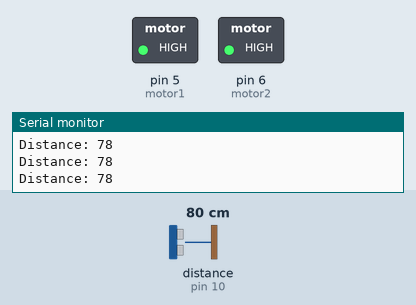
Bench run of a sketch on a simulated Arduino Uno, built with avr-gcc and run on an emulated ATmega328P. Shown: switched loads named in the sketch (green lamp = pin HIGH), the last lines printed to the serial monitor. Wiring (inferred from the names in the program): ultrasonic range finder: trigger pin 9; echo pin 10. The inputs (shaded band) are chosen by the test bench; at power-on: distance to the obstacle (sensor on pin 10) 80 cm. The echo pulse lasts 58.3 µs per cm; pins used as bus, display or sensor lines are not drawn.

Above: at 1.2 s.
1.3 s: distance to the obstacle (sensor on pin 10) set to 12 cm
2.8 s: distance to the obstacle (sensor on pin 10) set to 9 cm
At 3.4 s:
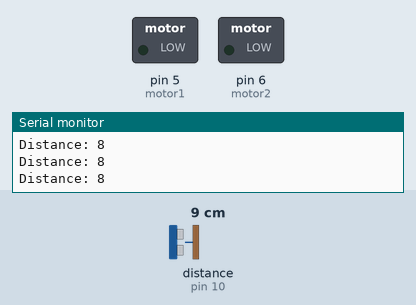
4.3 s: distance to the obstacle (sensor on pin 10) set to 18 cm
At 5.1 s:
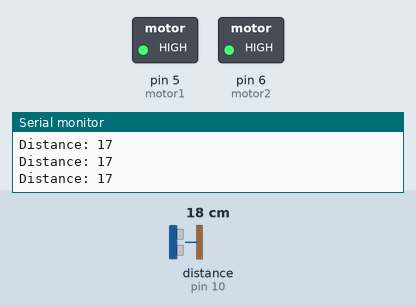
5.8 s: distance to the obstacle (sensor on pin 10) set to 2 cm
At 7.2 s:
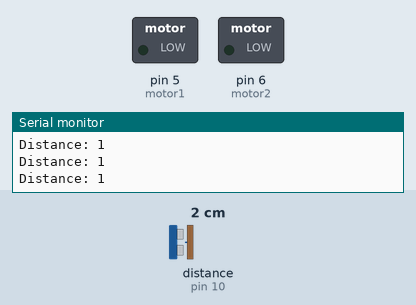
Timing chart, 0 to 8.3 s (numbered marks = the images above; inputs shaded):
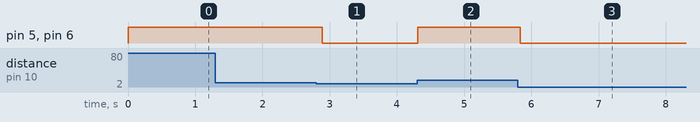

The sketch:

automatic_braking_system.ino
```cpp
// Arduino Code for Ultrasonic Braking System
const int trigPin = 9;  // Trigger pin of ultrasonic sensor
const int echoPin = 10; // Echo pin of ultrasonic sensor
const int motor1 = 5;   // Motor control pin 1
const int motor2 = 6;   // Motor control pin 2

void setup() {
    pinMode(trigPin, OUTPUT);
    pinMode(echoPin, INPUT);
    pinMode(motor1, OUTPUT);
    pinMode(motor2, OUTPUT);
    Serial.begin(9600);
}

void loop() {
    long duration;
    int distance;

    // Send trigger signal
    digitalWrite(trigPin, LOW);
    delayMicroseconds(2);
    digitalWrite(trigPin, HIGH);
    delayMicroseconds(10);
    digitalWrite(trigPin, LOW);

    // Read echo signal
    duration = pulseIn(echoPin, HIGH);
    distance = duration * 0.034 / 2; // Convert to cm

    Serial.print("Distance: ");
    Serial.println(distance);

    if (distance < 10) {
        // Stop motors if obstacle is too close
        digitalWrite(motor1, LOW);
        digitalWrite(motor2, LOW);
    } else {
        // Continue moving forward
        digitalWrite(motor1, HIGH);
        digitalWrite(motor2, HIGH);
    }
    delay(100);
}
```

Measured:
- the behaviour switches between 11 and 10 cm on distance to the obstacle (sensor on pin 10) (found by bisection; images 0 and 1)
- after the input at 2.8 s, pin 5 (motor1), pin 6 (motor2): HIGH → LOW after 0.09 s
- after the input at 4.3 s, pin 5 (motor1), pin 6 (motor2): LOW → HIGH at once
- after the input at 5.8 s, pin 5 (motor1), pin 6 (motor2): HIGH → LOW at once
